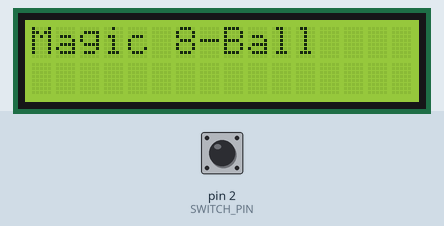
Simulated run of this sketch. Board: Arduino Uno, built with avr-gcc and run on an emulated ATmega328P. Parts: 16×2 character LCD. The inputs (shaded band) are chosen by the test bench; at power-on: pin 2 (SWITCH_PIN) HIGH. Random numbers use the default seed unless the sketch sets one.

Above: at 3.2 s.
3.3 s: pin 2 (SWITCH_PIN) pulled LOW for 0.15 s
At 5.9 s:
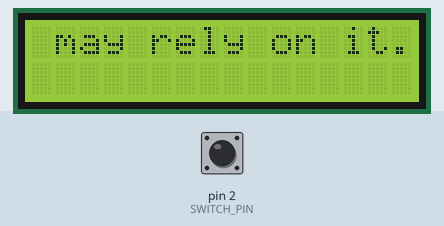
6.4 s: pin 2 (SWITCH_PIN) pulled LOW for 1 s
At 8.3 s:
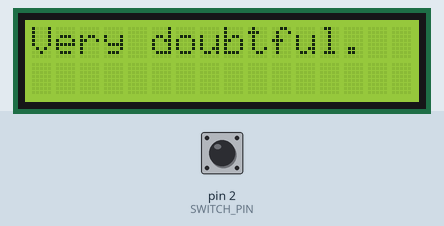
10.4 s: pin 2 (SWITCH_PIN) pulled LOW for 0.15 s
At 16.2 s:
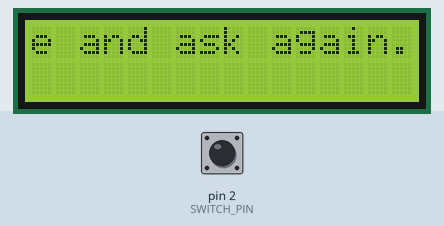
16.5 s: pin 2 (SWITCH_PIN) pulled LOW for 3.2 s
At 22.5 s:
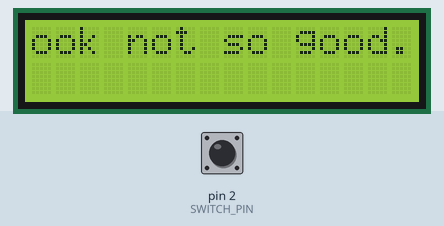
22.7 s: pin 2 (SWITCH_PIN) pulled LOW for 3.2 s
At 27.1 s:
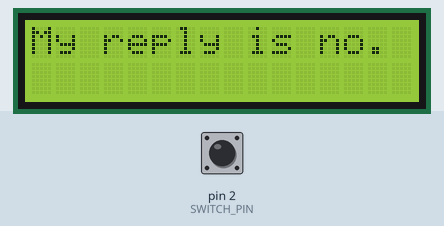
28.9 s: pin 2 (SWITCH_PIN) pulled LOW for 0.15 s
At 30.1 s:
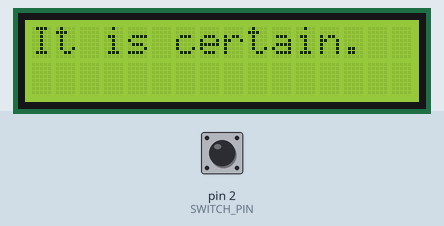
Timing chart, 0 to 31.9 s (numbered marks = the images above; inputs shaded):
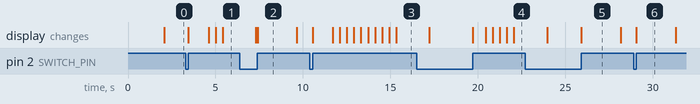

Measured:
- after the input at 3.3 s, the display: first changes after 0.15 s (image 1 shows a later state)
- after the input at 10.4 s, the display: first changes after 0.15 s (image 3 shows a later state)
- after the input at 28.9 s, the display: changes after 0.15 s (image 6)
- what the display in image 2 shows lasts 2.3 s, from 7.4 s to 9.7 s

The sketch:

magic8ball.ino
```cpp
/*

  Magic 8-Ball
  Michael D'Argenio
  mjdargen@gmail.com
  https://dargen.io
  https://github.com/mjdargen
  September 19, 2019

  *Ask the Magic 8-Ball any question.
  *https://en.wikipedia.org/wiki/Magic_8-Ball
  *An Arduino-version of the fortune-telling toy.
  *Uses 16x2 LCD Screen and switch of your choice.

  The LCD circuit (16x2):
  * LCD RS pin to digital pin 7
  * LCD Enable pin to digital pin 8
  * LCD D4 pin to digital pin 9
  * LCD D5 pin to digital pin 10
  * LCD D6 pin to digital pin 11
  * LCD D7 pin to digital pin 12
  * LCD R/W pin to ground
   10K potentiometer:
  * ends to +5V and ground
  * wiper to LCD VO pin (pin 3)

  Switch:
  A tilt ball switch works nicely to mimic an
  actual magic 8-ball, but any switch will do.
  * Digital input 2
  * Configured as external interrupt
  * Pulled down with 10k resistor to GND
  * Other end of switch connected to 5V

*/

#include "magic8ball.h"

#define SWITCH_PIN  2

// name the states of state machine
// initialize global state variable
typedef enum {INITIAL, WAIT, RESPONSE} states;
states nextState = INITIAL;

/* set up function */
void setup() {
  // set up pin and interrupt for switch
  pinMode(SWITCH_PIN, INPUT);
  attachInterrupt(digitalPinToInterrupt(SWITCH_PIN), trigger, RISING);

  // seed random() function so that we get a different order
  randomSeed(analogRead(1));

  // set up the LCD's number of columns and rows:
  lcd.begin(16, 2);
  // print welcome message to the LCD.
  lcd.print("Welcome!");
  delay(2000);
}

/* main while loop function */
void loop() {

  // switch statement state machine
  switch (nextState) {

  // intial state, print magic 8-ball
  case INITIAL:
    lcd.clear();
    lcd.print("Magic 8-Ball");
    nextState = WAIT;
    break;

  // do nothing state, wait for interrupt
  case WAIT:
    break;

  // reponse state, determine/print response
  case RESPONSE:
    magic8ball();
    nextState = INITIAL;
    break;
  }
}

/* randomly selects from responses and prints it */
void magic8ball() {
  // generate random number between 0 and 19 to select and print random response
  oneLineScroll(0,responses[random(RESPONSES)]);
}

/* interrupt service routine triggered by button press */
void trigger() {
  nextState = RESPONSE;
}

/*
If string is too large to print, scrolls text on single line.
0 = first line; 1 = second line
Reuse for other projects!
*/
void oneLineScroll (int line, String text) {
  // set cursor on intended line and print first 16 chars
  lcd.clear();
  lcd.setCursor(0, line);
  // print first 16 characters
  lcd.print(text.substring(0,15));
  delay(750);
  // for every additional letter, shift in from right
  if (text.length()>16) {
    for (int i = 0; i <= (text.length()-16); i++) {
      lcd.setCursor(0, line);
      lcd.print(text.substring(i,i+16));
      delay(400);
    }
  }
  delay(1500);
}
```

magic8ball.h
```cpp
#include <LiquidCrystal.h>

// initialize the library by associating any needed LCD interface pin
// with the arduino pin number it is connected to
const int rs = 7, en = 8, d4 = 9, d5 = 10, d6 = 11, d7 = 12;
LiquidCrystal lcd(rs, en, d4, d5, d6, d7);

// define the total number of responses
// so there are no out of aray bounds accesses
#define RESPONSES 20

// string array of 20 possible responses
String responses[] = {
  "It is certain.",
  "It is decidedly so.",
  "Without a doubt.",
  "Yes - definitely.",
  "You may rely on it.",
  "As I see it, yes.",
  "Most likely.",
  "Outlook good.",
  "Yes.",
  "Signs point to yes.",
  "Reply hazy, try again.",
  "Ask again later.",
  "Better not tell you now.",
  "Cannot predict now.",
  "Concentrate and ask again.",
  "Don't count on it.",
  "My reply is no.",
  "My sources say no.",
  "Outlook not so good.",
  "Very doubtful."
};
```
